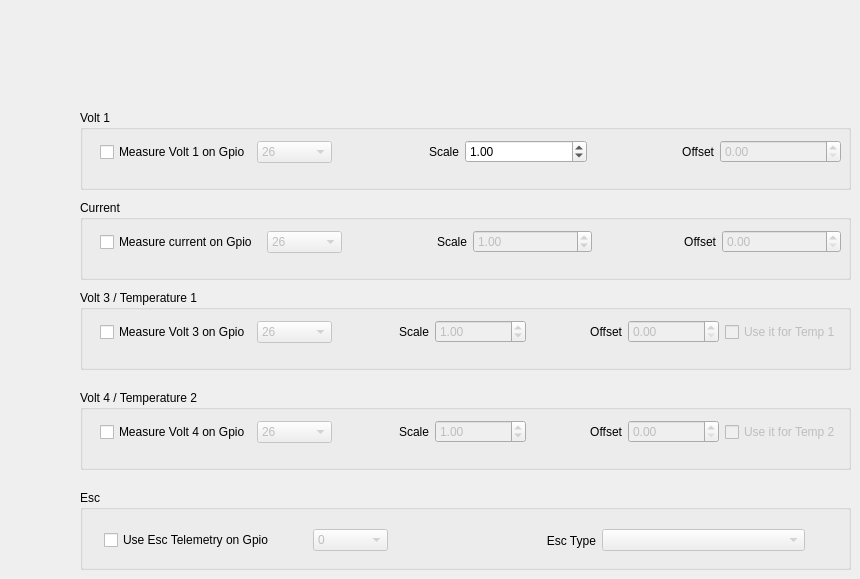
      <widget class="QWidget" name="tab_3">
       <attribute name="title">
        <string>Voltages / Current / Temp / Esc</string>
       </attribute>
       <widget class="QGroupBox" name="groupBox">
        <property name="geometry">
         <rect>
          <x>80</x>
          <y>110</y>
          <width>771</width>
          <height>80</height>
         </rect>
        </property>
        <property name="title">
         <string>Volt 1</string>
        </property>
        <widget class="QWidget" name="layoutWidget">
         <property name="geometry">
          <rect>
           <x>20</x>
           <y>30</y>
           <width>741</width>
           <height>24</height>
          </rect>
         </property>
         <layout class="QHBoxLayout" name="horizontalLayout_14">
          <item>
           <widget class="QCheckBox" name="cbVolt1">
            <property name="text">
             <string>Measure Volt 1 on Gpio</string>
            </property>
           </widget>
          </item>
          <item>
           <widget class="QComboBox" name="comboBoxVolt1">
            <property name="enabled">
             <bool>false</bool>
            </property>
            <property name="maximumSize">
             <size>
              <width>75</width>
              <height>16777215</height>
             </size>
            </property>
            <item>
             <property name="text">
              <string>26</string>
             </property>
            </item>
            <item>
             <property name="text">
              <string>27</string>
             </property>
            </item>
            <item>
             <property name="text">
              <string>28</string>
             </property>
            </item>
            <item>
             <property name="text">
              <string>29</string>
             </property>
            </item>
           </widget>
          </item>
          <item>
           <widget class="QLabel" name="label_11">
            <property name="maximumSize">
             <size>
              <width>16777213</width>
              <height>16777215</height>
             </size>
            </property>
            <property name="text">
             <string>Scale</string>
            </property>
            <property name="alignment">
             <set>Qt::AlignRight|Qt::AlignTrailing|Qt::AlignVCenter</set>
            </property>
           </widget>
          </item>
          <item>
           <widget class="QDoubleSpinBox" name="dsScaleVolt1">
            <property name="enabled">
             <bool>true</bool>
            </property>
            <property name="value">
             <double>1.000000000000000</double>
            </property>
           </widget>
          </item>
          <item>
           <widget class="QLabel" name="label_13">
            <property name="text">
             <string>Offset</string>
            </property>
            <property name="alignment">
             <set>Qt::AlignRight|Qt::AlignTrailing|Qt::AlignVCenter</set>
            </property>
           </widget>
          </item>
          <item>
           <widget class="QDoubleSpinBox" name="dsOffsetVolt1">
            <property name="enabled">
             <bool>false</bool>
            </property>
           </widget>
          </item>
         </layout>
        </widget>
       </widget>
       <widget class="QGroupBox" name="groupBox_2">
        <property name="geometry">
         <rect>
          <x>80</x>
          <y>200</y>
          <width>771</width>
          <height>80</height>
         </rect>
        </property>
        <property name="title">
         <string>Current</string>
        </property>
        <widget class="QWidget" name="layoutWidget_2">
         <property name="geometry">
          <rect>
           <x>20</x>
           <y>30</y>
           <width>741</width>
           <height>24</height>
          </rect>
         </property>
         <layout class="QHBoxLayout" name="horizontalLayout_15">
          <item>
           <widget class="QCheckBox" name="cbVolt2">
            <property name="text">
             <string>Measure current on Gpio </string>
            </property>
           </widget>
          </item>
          <item>
           <widget class="QComboBox" name="comboBoxVolt2">
            <property name="enabled">
             <bool>false</bool>
            </property>
            <property name="maximumSize">
             <size>
              <width>75</width>
              <height>16777215</height>
             </size>
            </property>
            <item>
             <property name="text">
              <string>26</string>
             </property>
            </item>
            <item>
             <property name="text">
              <string>27</string>
             </property>
            </item>
            <item>
             <property name="text">
              <string>28</string>
             </property>
            </item>
            <item>
             <property name="text">
              <string>29</string>
             </property>
            </item>
           </widget>
          </item>
          <item>
           <widget class="QLabel" name="label_15">
            <property name="text">
             <string>Scale</string>
            </property>
            <property name="alignment">
             <set>Qt::AlignRight|Qt::AlignTrailing|Qt::AlignVCenter</set>
            </property>
           </widget>
          </item>
          <item>
           <widget class="QDoubleSpinBox" name="dsScaleVolt2">
            <property name="enabled">
             <bool>false</bool>
            </property>
            <property name="value">
             <double>1.000000000000000</double>
            </property>
           </widget>
          </item>
          <item>
           <widget class="QLabel" name="label_19">
            <property name="text">
             <string>Offset</string>
            </property>
            <property name="alignment">
             <set>Qt::AlignRight|Qt::AlignTrailing|Qt::AlignVCenter</set>
            </property>
           </widget>
          </item>
          <item>
           <widget class="QDoubleSpinBox" name="dsOffsetVolt2">
            <property name="enabled">
             <bool>false</bool>
            </property>
           </widget>
          </item>
         </layout>
        </widget>
       </widget>
       <widget class="QGroupBox" name="groupBox_8">
        <property name="geometry">
         <rect>
          <x>80</x>
          <y>290</y>
          <width>771</width>
          <height>80</height>
         </rect>
        </property>
        <property name="title">
         <string>Volt 3 / Temperature 1</string>
        </property>
        <widget class="QWidget" name="layoutWidget_5">
         <property name="geometry">
          <rect>
           <x>20</x>
           <y>30</y>
           <width>741</width>
           <height>24</height>
          </rect>
         </property>
         <layout class="QHBoxLayout" name="horizontalLayout_17">
          <item>
           <widget class="QCheckBox" name="cbVolt3">
            <property name="text">
             <string>Measure Volt 3 on Gpio</string>
            </property>
           </widget>
          </item>
          <item>
           <widget class="QComboBox" name="comboBoxVolt3">
            <property name="enabled">
             <bool>false</bool>
            </property>
            <property name="maximumSize">
             <size>
              <width>75</width>
              <height>16777215</height>
             </size>
            </property>
            <item>
             <property name="text">
              <string>26</string>
             </property>
            </item>
            <item>
             <property name="text">
              <string>27</string>
             </property>
            </item>
            <item>
             <property name="text">
              <string>28</string>
             </property>
            </item>
            <item>
             <property name="text">
              <string>29</string>
             </property>
            </item>
           </widget>
          </item>
          <item>
           <widget class="QLabel" name="label_26">
            <property name="text">
             <string>Scale</string>
            </property>
            <property name="alignment">
             <set>Qt::AlignRight|Qt::AlignTrailing|Qt::AlignVCenter</set>
            </property>
           </widget>
          </item>
          <item>
           <widget class="QDoubleSpinBox" name="dsScaleVolt3">
            <property name="enabled">
             <bool>false</bool>
            </property>
            <property name="value">
             <double>1.000000000000000</double>
            </property>
           </widget>
          </item>
          <item>
           <widget class="QLabel" name="label_27">
            <property name="text">
             <string>Offset</string>
            </property>
            <property name="alignment">
             <set>Qt::AlignRight|Qt::AlignTrailing|Qt::AlignVCenter</set>
            </property>
           </widget>
          </item>
          <item>
           <widget class="QDoubleSpinBox" name="dsOffsetVolt3">
            <property name="enabled">
             <bool>false</bool>
            </property>
           </widget>
          </item>
          <item>
           <widget class="QCheckBox" name="cbTemp1">
            <property name="enabled">
             <bool>false</bool>
            </property>
            <property name="text">
             <string>Use it for Temp 1</string>
            </property>
           </widget>
          </item>
         </layout>
        </widget>
       </widget>
       <widget class="QGroupBox" name="groupBox_9">
        <property name="geometry">
         <rect>
          <x>80</x>
          <y>390</y>
          <width>771</width>
          <height>80</height>
         </rect>
        </property>
        <property name="title">
         <string>Volt 4 / Temperature 2</string>
        </property>
        <widget class="QWidget" name="layoutWidget_6">
         <property name="geometry">
          <rect>
           <x>20</x>
           <y>30</y>
           <width>741</width>
           <height>24</height>
          </rect>
         </property>
         <layout class="QHBoxLayout" name="horizontalLayout_18">
          <item>
           <widget class="QCheckBox" name="cbVolt4">
            <property name="text">
             <string>Measure Volt 4 on Gpio</string>
            </property>
           </widget>
          </item>
          <item>
           <widget class="QComboBox" name="comboBoxVolt4">
            <property name="enabled">
             <bool>false</bool>
            </property>
            <property name="maximumSize">
             <size>
              <width>75</width>
              <height>16777215</height>
             </size>
            </property>
            <item>
             <property name="text">
              <string>26</string>
             </property>
            </item>
            <item>
             <property name="text">
              <string>27</string>
             </property>
            </item>
            <item>
             <property name="text">
              <string>28</string>
             </property>
            </item>
            <item>
             <property name="text">
              <string>29</string>
             </property>
            </item>
           </widget>
          </item>
          <item>
           <widget class="QLabel" name="label_28">
            <property name="text">
             <string>Scale</string>
            </property>
            <property name="alignment">
             <set>Qt::AlignRight|Qt::AlignTrailing|Qt::AlignVCenter</set>
            </property>
           </widget>
          </item>
          <item>
           <widget class="QDoubleSpinBox" name="dsScaleVolt4">
            <property name="enabled">
             <bool>false</bool>
            </property>
            <property name="value">
             <double>1.000000000000000</double>
            </property>
           </widget>
          </item>
          <item>
           <widget class="QLabel" name="label_29">
            <property name="text">
             <string>Offset</string>
            </property>
            <property name="alignment">
             <set>Qt::AlignRight|Qt::AlignTrailing|Qt::AlignVCenter</set>
            </property>
           </widget>
          </item>
          <item>
           <widget class="QDoubleSpinBox" name="dsOffsetVolt4">
            <property name="enabled">
             <bool>false</bool>
            </property>
           </widget>
          </item>
          <item>
           <widget class="QCheckBox" name="cbTemp2">
            <property name="enabled">
             <bool>false</bool>
            </property>
            <property name="text">
             <string>Use it for Temp 2</string>
            </property>
           </widget>
          </item>
         </layout>
        </widget>
       </widget>
       <widget class="QGroupBox" name="groupBox_7">
        <property name="geometry">
         <rect>
          <x>80</x>
          <y>490</y>
          <width>771</width>
          <height>80</height>
         </rect>
        </property>
        <property name="title">
         <string>Esc</string>
        </property>
        <widget class="QWidget" name="layoutWidget">
         <property name="geometry">
          <rect>
           <x>24</x>
           <y>30</y>
           <width>701</width>
           <height>41</height>
          </rect>
         </property>
         <layout class="QHBoxLayout" name="horizontalLayout_16">
          <item>
           <widget class="QCheckBox" name="cbEsc">
            <property name="maximumSize">
             <size>
              <width>1677</width>
              <height>16777215</height>
             </size>
            </property>
            <property name="text">
             <string>Use Esc Telemetry on Gpio</string>
            </property>
           </widget>
          </item>
          <item>
           <widget class="QComboBox" name="comboBoxEsc">
            <property name="enabled">
             <bool>false</bool>
            </property>
            <property name="maximumSize">
             <size>
              <width>75</width>
              <height>16777215</height>
             </size>
            </property>
            <item>
             <property name="text">
              <string>0</string>
             </property>
            </item>
            <item>
             <property name="text">
              <string>1</string>
             </property>
            </item>
            <item>
             <property name="text">
              <string>2</string>
             </property>
            </item>
            <item>
             <property name="text">
              <string>3</string>
             </property>
            </item>
            <item>
             <property name="text">
              <string>4</string>
             </property>
            </item>
            <item>
             <property name="text">
              <string>5</string>
             </property>
            </item>
            <item>
             <property name="text">
              <string>6</string>
             </property>
            </item>
            <item>
             <property name="text">
              <string>7</string>
             </property>
            </item>
            <item>
             <property name="text">
              <string>8</string>
             </property>
            </item>
            <item>
             <property name="text">
              <string>9</string>
             </property>
            </item>
            <item>
             <property name="text">
              <string>10</string>
             </property>
            </item>
            <item>
             <property name="text">
              <string>11</string>
             </property>
            </item>
            <item>
             <property name="text">
              <string>12</string>
             </property>
            </item>
            <item>
             <property name="text">
              <string>13</string>
             </property>
            </item>
            <item>
             <property name="text">
              <string>14</string>
             </property>
            </item>
            <item>
             <property name="text">
              <string>15</string>
             </property>
            </item>
            <item>
             <property name="text">
              <string>26</string>
             </property>
            </item>
            <item>
             <property name="text">
              <string>27</string>
             </property>
            </item>
            <item>
             <property name="text">
              <string>28</string>
             </property>
            </item>
            <item>
             <property name="text">
              <string>29</string>
             </property>
            </item>
           </widget>
          </item>
          <item>
           <widget class="QLabel" name="label_25">
            <property name="layoutDirection">
             <enum>Qt::LeftToRight</enum>
            </property>
            <property name="text">
             <string>Esc Type</string>
            </property>
            <property name="alignment">
             <set>Qt::AlignRight|Qt::AlignTrailing|Qt::AlignVCenter</set>
            </property>
           </widget>
          </item>
          <item>
           <widget class="QComboBox" name="comboBoxEscType">
            <property name="enabled">
             <bool>false</bool>
            </property>
           </widget>
          </item>
         </layout>
        </widget>
       </widget>
      </widget>
